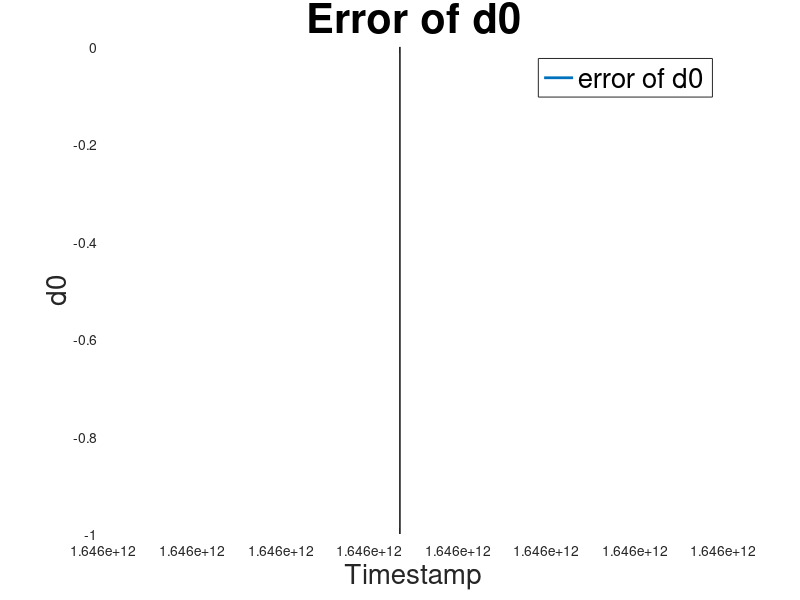

Reproduce this figure in MATLAB.
clear
clc
M = dlmread('pos_log (2).csv',';',[227 1 797 2]);
T = dlmread('pos_log (2).csv',';',[227 0 797 0]);
x0=-0.7346;
y0=-0.8558;
figure
set(gca,'linewidth',2,'fontsize',30,'fontname','Times')
plot(T(:,1),x0-M(:,1)+y0-M(:,2),'LineWidth',2)
grid on
legend('error of d0','FontSize',20)
xlabel('Timestamp','FontSize',20)
ylabel('d0','FontSize',20)
title('Error of d0','FontSize',30)